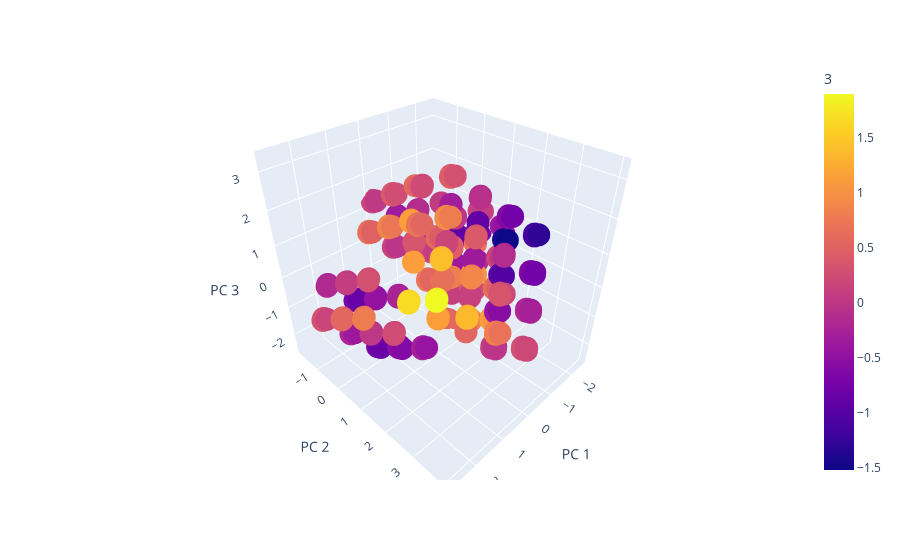

The code cell stored with this chart in its notebook:
### Code cell
olist_projected.columns = olist_projected.columns.astype(str)

fig = px.scatter_3d(
    olist_projected, x='0', y='1', z='2', color='3',
    labels={'0': 'PC 1', '1': 'PC 2', '2': 'PC 3'},
    # width=15, height=15
)
fig.show()

### Figure 1 — Plotly figure (JSON) as saved in the notebook; plotly's stock layout.template omitted (floating-point values rounded to 4 significant figures; data arrays with more than 128 entries replaced by an {"elided": "..."} marker saying what was removed)
{"data": [{"hovertemplate": "PC 1=%{x}<br>PC 2=%{y}<br>PC 3=%{z}<br>3=%{marker.color}<extra></extra>", "legendgroup": "", "marker": {"color": {"elided": "4000 float values"}, "coloraxis": "coloraxis", "symbol": "circle"}, "mode": "markers", "name": "", "scene": "scene", "showlegend": false, "type": "scatter3d", "x": {"elided": "4000 float values"}, "y": {"elided": "4000 float values"}, "z": {"elided": "4000 float values"}}], "layout": {"coloraxis": {"colorbar": {"title": {"text": "3"}}, "colorscale": [[0, "#0d0887"], [0.1111, "#46039f"], [0.2222, "#7201a8"], [0.3333, "#9c179e"], [0.4444, "#bd3786"], [0.5556, "#d8576b"], [0.6667, "#ed7953"], [0.7778, "#fb9f3a"], [0.8889, "#fdca26"], [1, "#f0f921"]]}, "legend": {"tracegroupgap": 0}, "margin": {"t": 60}, "scene": {"domain": {"x": [0, 1], "y": [0, 1]}, "xaxis": {"title": {"text": "PC 1"}}, "yaxis": {"title": {"text": "PC 2"}}, "zaxis": {"title": {"text": "PC 3"}}}}}
